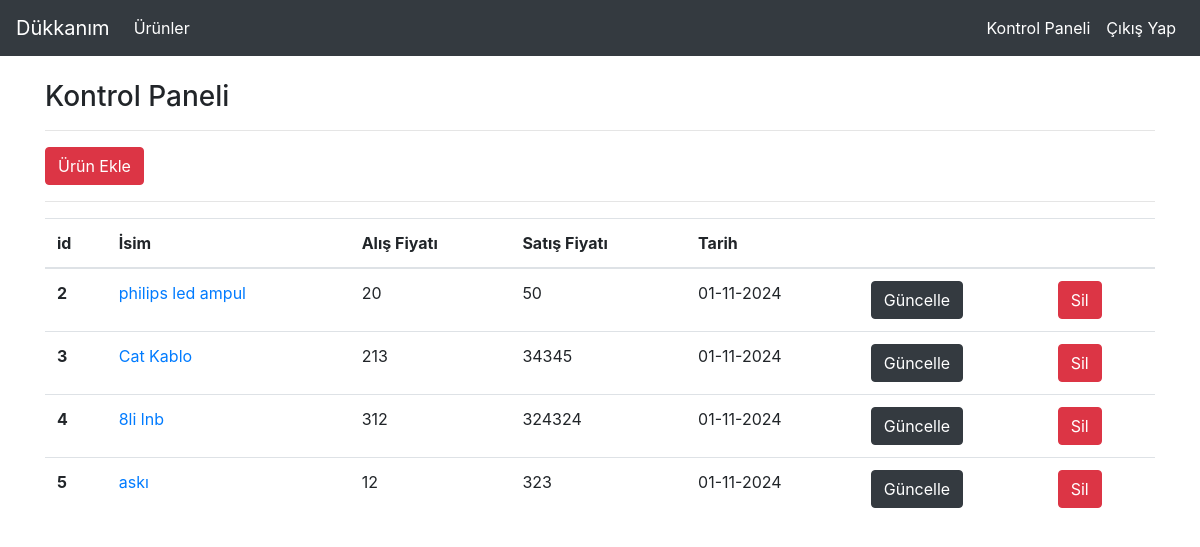
The page /dashboard (signed in) on the database its author committed.
### dukkan.py (models this page shows)
class Product(db.Model):
    id = db.Column(db.Integer, primary_key = True)
    isim = db.Column(db.String, nullable=False)
    alis_fiyat = db.Column(db.Integer, nullable=False)
    satis_fiyat = db.Column(db.Integer, nullable=False)
    date = db.Column(db.DateTime, default=datetime.utcnow)

### dukkan.py (the view)
@app.route("/dashboard")
@login_required
def dashboard():
    products = Product.query.all()
    return render_template("dashboard.html",products=products)

### dukkan.py (called while the page is built)
def login_required(f):
    @wraps(f)
    def decorated_function(*args, **kwargs):
        if "logged_in" in session:
            return f(*args, **kwargs)
        else:
            flash("Bu sayfayı görüntülemek için lütfen giriş yapın.","danger")
            return redirect(url_for("login"))
    return decorated_function

### templates/dashboard.html
{% extends "layout.html" %}
{% block body %}
<h3>Kontrol Paneli</h3>
<hr>
<a href="/addproduct" class="btn btn-danger">Ürün Ekle</a>
<hr>
{% if products %}
    <table class="table table-hover">
  <thead>
    <tr>
      <th scope="col">id</th>
      <th scope="col">İsim</th>
      <th scope="col">Alış Fiyatı</th>
      <th scope="col">Satış Fiyatı</th>
      <th scope="col">Tarih</th>
      <th scope="col"></th>
      <th scope="col"></th>
    </tr>
  </thead>
  <tbody>
    {% for product in products %}
    <tr>
        <th scope="row">{{product.id}}</th>
        <td><a href="/product/{{product.id}}">{{product.isim}}</a></td>
        <td>{{product.alis_fiyat}}</td>
        <td>{{product.satis_fiyat}}</td>
        <td>{{ product.date.strftime('%m-%d-%Y') }}</td>
        <td><a href="/edit/{{product.id}}" class = "btn btn-dark">Güncelle</a></td>
        <td><a href="/delete/{{product.id}}" class = "btn btn-danger">Sil</a></td>
    </tr>
    {% endfor %}
  </tbody>
</table>
{% else %}
<div class="alert alert-danger">Henüz bir ürün eklemediniz.</div>
{% endif %}
{% endblock body %}

### templates/layout.html (shortened to what this page needs)
<!DOCTYPE html>
<html lang="en">
<head>
    <link rel="stylesheet" href="https://cdn.jsdelivr.net/npm/bootstrap@4.0.0/dist/css/bootstrap.min.css">
</head>
<body>
    {% include "includes/navbar.html" %}
    <div class = "container">
            {% block body %}
           {% endblock body %}
    </div>
</body>
</html>

### templates/includes/navbar.html (shortened to what this page needs)
<nav class="navbar navbar-expand-md navbar-dark bg-dark mb-4">
      <a class="navbar-brand" href="/">Dükkanım</a>
      <div class="collapse navbar-collapse" id="navbarCollapse">
        <ul class="navbar-nav mr-auto">
          <li class="nav-item active">
            <a class="nav-link" href="/products">Ürünler</a>
          </li>
        </ul>
        <ul class="navbar-nav ml-auto">
            {% if session["logged_in"] %}
            <li class="nav-item active">
              <a class="nav-link" href="/dashboard">Kontrol Paneli</a>
            </li>
            <li class="nav-item active">
              <a class="nav-link" href="/logout">Çıkış Yap</a>
            </li>
            {% endif %}
        </ul>
      </div>
    </nav>

### rows shown on the page
Product: id "2", isim "philips led ampul", alis_fiyat "20", satis_fiyat "50", date "01-11-2024"
Product: id "3", isim "Cat Kablo", alis_fiyat "213", satis_fiyat "34345", date "01-11-2024"
Product: id "4", isim "8li lnb", alis_fiyat "312", satis_fiyat "324324", date "01-11-2024"
Product: id "5", isim "askı", alis_fiyat "12", satis_fiyat "323", date "01-11-2024"
